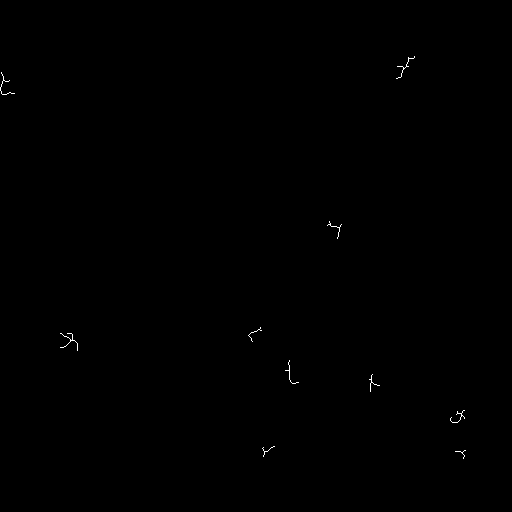
#> input picture smooth/line2.png, 512 x 512 px, found by its file name
$ python center_point.py
#> lines starting #> are read from the running program, lines starting #| are printed output that depends on the picture; after the words box and inside, x2 and y2 are one past the last pixel; in counts of white or black regions, pixels touching at a corner belong together
import numpy as np
import cv2 as cv

vis = None
point_list = []


def get_start_points(img):
    """计算出所有的起点，要求8-邻域内只有一个点"""
    height, width = img.shape

    location = np.where(img == 255)
    x_inx = location[0]
    y_inx = location[1]
    length = len(x_inx)


    for k in range(length):
        x = x_inx[k]
        y = y_inx[k]

        left, top, right, bottom = get_bounding(x, y, height, width)

        # 计算出邻居个数
        nei = -1
        for i in range(top, bottom + 1):
            for j in range(left, right + 1):
                if img[i, j] == 255:
                    nei += 1

        # 如果邻居个数是1，加入起点数组
        if nei == 1:
            return x, y

    return None


def get_bounding(x, y, height, width):
    """ 求出边界框 """
    left = y - 1 if y > 1 else 0
    top = x - 1 if x > 1 else 0
    right = y + 1 if y < width - 1 else width - 1
    bottom = x + 1 if x < height - 1 else height - 1

    return left, top, right, bottom


def dfs(img, x, y):
    global vis, point_list
    # 将当前遍历到的顶点加入栈
    point_list.append((x, y))

    vis[x, y] = 1
    height, width = img.shape
    left, top, right, bottom = get_bounding(x, y, height, width)

    for i in range(top, bottom + 1):
        for j in range(left, right + 1):
            if img[i, j] == 255 and vis[i, j] == 0:
                dfs(img, i, j)


def get_center_point(img):
    """ 计算线段中点，每次传入的图像只能包含一个线段 """
    global vis, point_list
    height, width = img.shape

    vis = np.zeros((height, width))
    point_list = []

    location = np.where(img == 255)
    x_inx = location[0]
    y_inx = location[1]

    # 找到一个边界点，从边界点开始遍历
    starts = get_start_points(img)
    if starts is None:
        raise Exception('cannot find start point')
    dfs(img, starts[0], starts[1])

    return point_list[int(len(point_list) / 2)]


def visualization(img, center):
    """ 可视化选择的线 """
    height, width = img.shape
    visual = np.zeros((height, width, 3), dtype=np.uint8)
    visual[:, :, 0] = img
    visual[:, :, 1] = img
    visual[:, :, 2] = img

    for i in range(-2, 3):
        for j in range(-2, 3):
            x = center[0] + i
            y = center[1] + j
            if 0 <= x < height and 0 <= y < width:
                visual[x, y] = [0, 255, 0]

    return visual


if __name__ == '__main__':
    image = cv.imread('line2.png')
#> image is the input picture: shape (512, 512, 3); 0.12% white in thin lines or dots, all inside (x1, y1, x2, y2) = (0, 56, 466, 459)
    image = image[:, :, 0]
    center = get_center_point(image)
#> in get_center_point, `location = np.where(img == 255)`: location = 318 positions, rows 56 to 458, columns 0 to 465
#> in get_center_point, `x_inx = location[0]`: x_inx = 318 values from 56 to 458
#> in get_center_point, `y_inx = location[1]`: y_inx = 318 values, max 465 at index 293, min 0 at index 63, mean 270.2
#> in get_start_points, `location = np.where(img == 255)`: location = 318 positions, rows 56 to 458, columns 0 to 465
#> in get_start_points, `x_inx = location[0]`: x_inx = 318 values from 56 to 458
#> in get_start_points, `length = len(x_inx)`: length = 318
#> the loop in get_start_points, `for k in range(length):` made 1 pass
#> (x, y, left, top, right, bottom) on pass 1: (56, 414, 413, 55, 415, 57)
#> in get_center_point, `starts = get_start_points(img)`: starts = (56, 414)
#> in dfs, `left, top, right, bottom = get_bounding(x, y, height, width)`: left = 413; top = 55; right = 415; bottom = 57
#> center = (67, 403)
    print(center)
#| (67, 403)

    visual = visualization(image, center)
#> in visualization, `visual[:, :, 1] = img`:
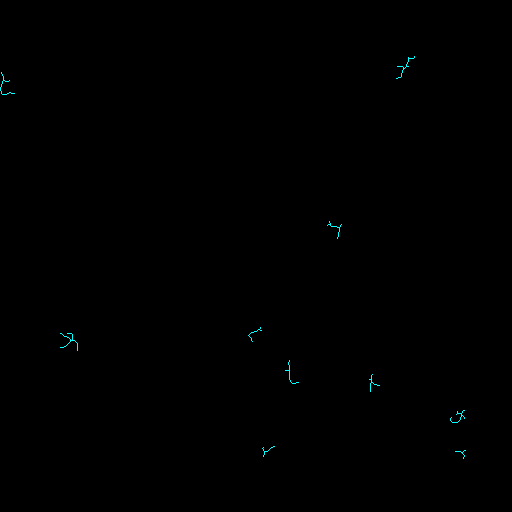
#> visual: shape (512, 512, 3); mean of channels 0, 1, 2 0.3, 0.3, 0; drawn as B, G, R
#> after the loop in visualization, `for i in range(-2, 3):`: visual: shape (512, 512, 3); 0.01% of pixels changed, all inside (x1, y1, x2, y2) = (401, 65, 406, 70)
    cv.imshow('visual', visual)
    cv.waitKey(0)
